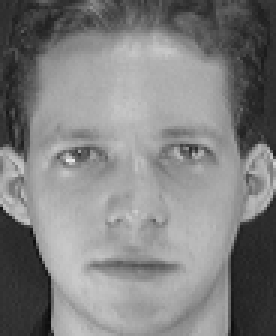
#> input picture 202618001_Lab_07/archive/s1/1.pgm, 92 x 112 px (shown 3 times larger); its folder holds only this picture in this run
$ jupyter execute --allow-errors 202618001_Lab_07.ipynb
#> lines starting #> are read from the running program, lines starting #| are printed output that depends on the picture
[cell 1]
import numpy as np
import matplotlib.pyplot as plt
from PIL import Image
from pathlib import Path
from sklearn.model_selection import train_test_split,StratifiedKFold
import pandas as pd
from sklearn.neighbors import KNeighborsClassifier
from sklearn.metrics import accuracy_score,f1_score
from sklearn.svm import SVC

dataset_path = Path("D:\\ML\\ml assignments\\202618001_kaushal_DS605\\202618001_Lab_07\\archive")

images = []
labels = []

for subject in range(1, 41):
    folder = dataset_path / f"s{subject}"

    for img_path in sorted(folder.glob("*.pgm")):
        img = np.array(Image.open(img_path).convert("L"))
#> img is the input picture: shape (112, 92); min 11, max 234, mean 128.3

        images.append(img)
        labels.append(subject)

images = np.array(images)
labels = np.array(labels)

print("Images shape:", images.shape)
#| Images shape: (2, 112, 92)
print("Labels shape:", labels.shape)
#| Labels shape: (2,)
print("Single image dimensions:", images[0].shape)
#| Single image dimensions: (112, 92)

# Display one image from loaded dataset
plt.imshow(images[0], cmap="gray")
plt.title(f"Subject {labels[0]}")
plt.axis("off")
plt.show()

* inspecting dimension and intensity of one sample image

[cell 2]
# Inspect intensity values of one image
img = images[0]

print("Minimum intensity:", img.min())
print("Maximum intensity:", img.max())
print("Mean intensity:", img.mean())
print("Standard deviation:", img.std())

# Plot intensity distribution
plt.hist(img.ravel(), bins=256, range=(0, 256))
plt.xlabel("Pixel Intensity")
plt.ylabel("Pixel Count")
plt.title("Pixel Intensity Distribution")
plt.show()
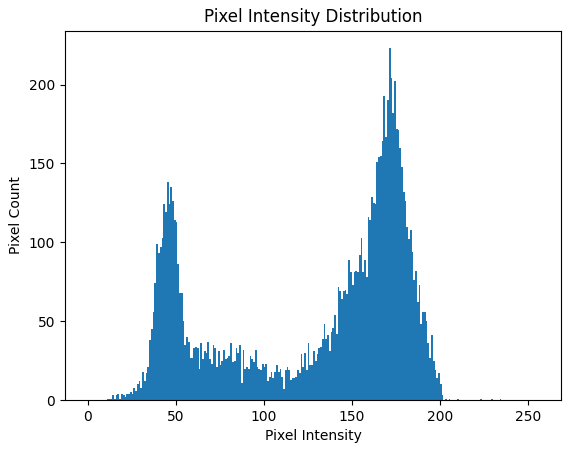
#> figure drawn by matplotlib, 1 panel; tallest bar 223 high, from x = 171 to 172

*  dimensions of all images and intensity distribution

[cell 3]
# Dimensions of all images
print("Unique image dimensions:", np.unique(
    [img.shape for img in images], axis=0
))

# Intensity statistics across dataset
print("Minimum intensity:", images.min())
print("Maximum intensity:", images.max())
print("Mean intensity:", images.mean())
print("Standard deviation:", images.std())

# Plot intensity distribution across all images
plt.hist(images.ravel(), bins=256, range=(0, 256))
plt.xlabel("Pixel Intensity")
plt.ylabel("Frequency")
plt.title("Pixel Intensity Distribution - Entire Dataset")
plt.show()
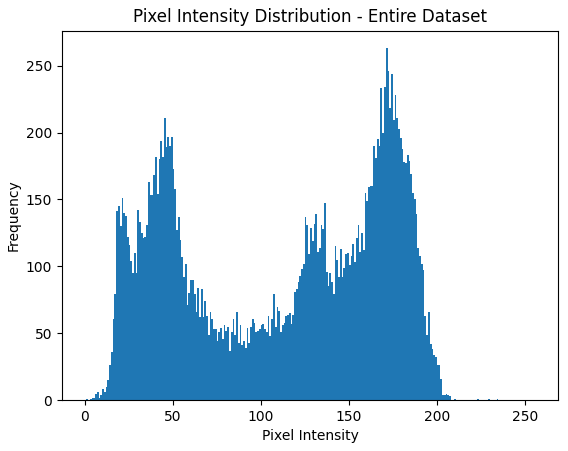
#> figure drawn by matplotlib, 1 panel; tallest bar 263 high, from x = 171 to 172

* flatten to 2D matrix ( label , image )

[cell 4]
# Flatten all images into feature vectors
X = images.reshape(images.shape[0], -1)
y = labels

print("Feature matrix shape:", X.shape)
#| Feature matrix shape: (2, 10304)
print("Labels shape:", y.shape)
#| Labels shape: (2,)
print("First image vector shape:", X[0].shape)
#| First image vector shape: (10304,)
